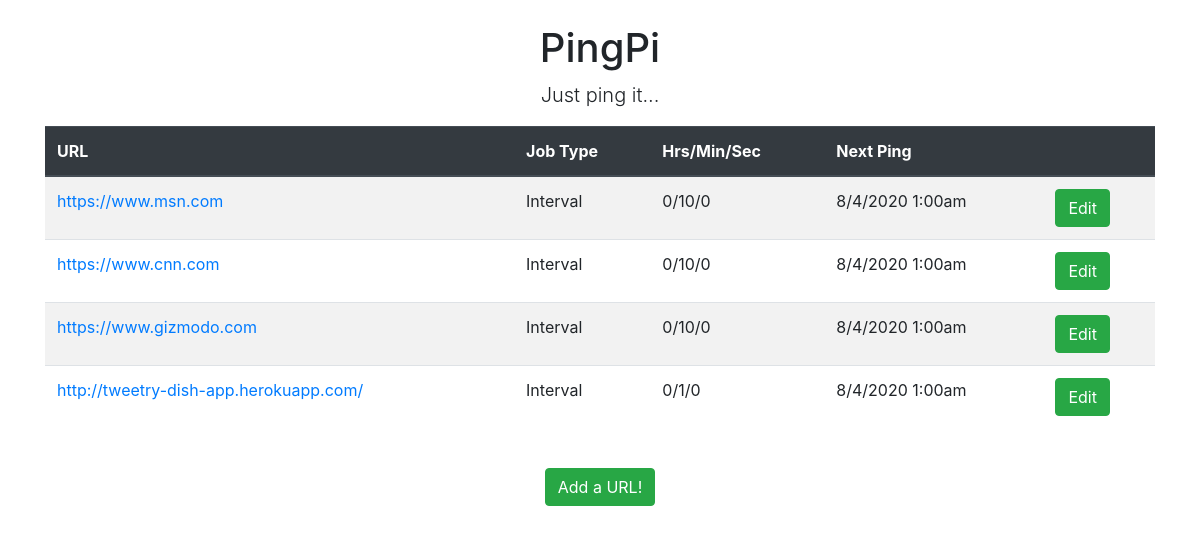
Before: / with the older database file.
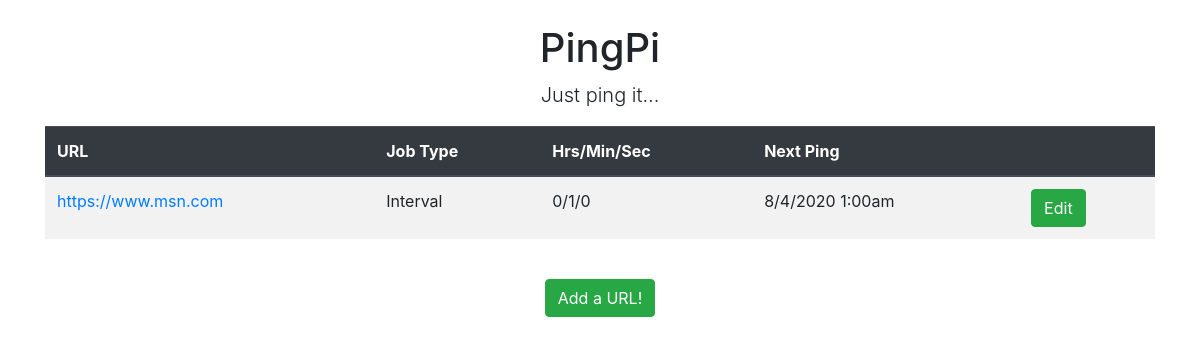
After: the same page with the newer database file.
### application/models.py (models this page shows)
class Website(db.Model):
    id = db.Column(db.Integer(), primary_key=True)
    url = db.Column(db.String(), unique=True, nullable=False)
    job_type = db.Column(db.String(10), nullable=False)
    hours = db.Column(db.Integer(), nullable=False, default=0)
    minutes = db.Column(db.Integer(), nullable=False, default=0)
    seconds = db.Column(db.Integer(), nullable=False, default=0)

### application/routes.py (the view)
@app.route('/')
def index():
    data = {
        'sites' : ping_pi.get_all_websites()
    }
    return render_template('index.html', data=data)

### application/ping_pi.py (called while the page is built)
    def get_all_websites(self):
        query = self.db.session.query(Website).all()
        return query

### application/templates/index.html (shortened to what this page needs)
{% extends 'base.html' %}
{% block content %}
<div class="container">
    <div class="text-center">
        <div class="mt-4">
            <h1 class="text-center">PingPi</h1>
            <p style="font-size: 1.25em; font-weight:300;">Just ping it...</p>
        </div>
    </div>
    {% if data.sites %}
    <div class="table-responsive">
        <table class="table table-striped">
            <thead class="thead-dark">
                <tr>
                    <th scope="col">URL</th>
                    <th scope="col">Job Type</th>
                    <th scope="col">Hrs/Min/Sec</th>
                    <th scope="col">Next Ping</th>
                    <th scope="col"></th>
                </tr>
            </thead>
            <tbody>
                {% for site in data.sites %}
                <tr>
                    <td><a href="{{ site.url }}" target="_blank">{{ site.url }}</a></td>
                    {% if site.job_type == 'cron' %}
                    <td>Daily</td>
                    {% elif site.job_type == 'interval' %}
                    <td>Interval</td>
                    {% endif %}
                    <td>{{ site.hours }}/{{ site.minutes }}/{{ site.seconds }}</td>
                    <td>8/4/2020 1:00am</td>
                    <td><button type="button" class="edit-button btn btn-success" data-site-id="{{ site.id }}" data-toggle="modal" data-target="#modal">Edit</button></td>
                </tr>
                {% endfor %}
            </tbody>
        </table>
    </div>
    {% endif %}
    <div class="text-center mt-4">
        <button type="button" class="add-button btn btn-success mx-auto" data-toggle="modal" data-target="#modal">Add a URL!</button>
    </div>
</div>
{% endblock %}

### application/templates/base.html (shortened to what this page needs)
<!doctype html>
<html lang="en">
<head>
    <link rel="stylesheet" href="https://stackpath.bootstrapcdn.com/bootstrap/4.5.0/css/bootstrap.min.css">
    <link rel="stylesheet" href="{{ url_for('static', filename='main.css') }}">
</head>
<body>
    {% block content %}{% endblock %}
</body>
</html>

Changed rows visible on the page:
removed Website: url "https://www.cnn.com", job_type "Interval", hours "0", minutes "10", seconds "0"
removed Website: url "https://www.gizmodo.com", job_type "Interval", hours "0", minutes "10", seconds "0"
removed Website: url "http://tweetry-dish-app.herokuapp.com/", job_type "Interval", hours "0", minutes "1", seconds "0"
changed Website "https://www.msn.com": minutes "10" → "1"
